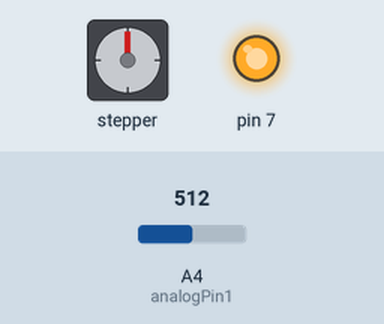
Recording of a sketch running on a simulated Arduino Uno, built with avr-gcc and run on an emulated ATmega328P. Parts: stepper motor, output pins drawn as LEDs (lit = HIGH). Inputs (shaded band) come from the test bench; at power-on: A4 (analogPin1) = 512. Stepper angles assume 200 steps per turn; what the sketch prints to the serial monitor is not drawn.

Above: at 1.2 s.
1.3 s: A4 (analogPin1) set to 1012
2.8 s: A4 (analogPin1) set to 1023
At 2.95 s:
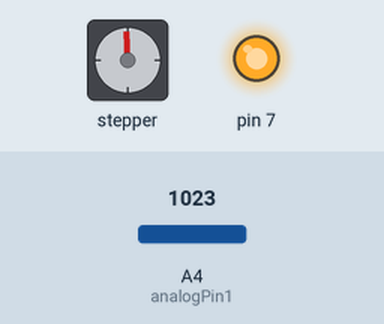
At 3.56 s:
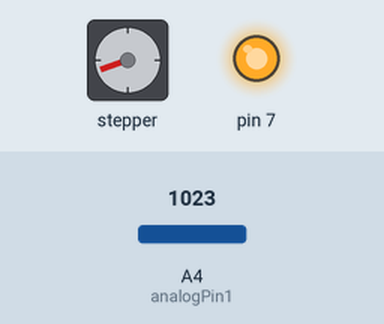
5.8 s: A4 (analogPin1) set to 900
At 7.3 s:
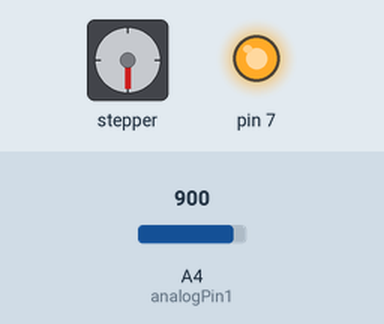
Timing chart, 0 to 8.8 s (numbered marks = the images above; inputs shaded):
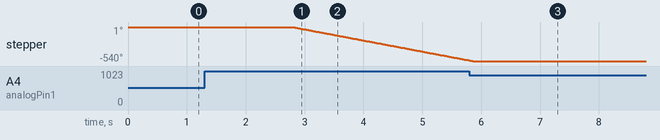

Measured:
- the behaviour switches between 1022 and 1023 on A4 (analogPin1) (found by bisection; images 0 and 1)
- after the input at 2.8 s, stepper: keeps turning counter-clockwise at about 177°/s, starting at once
- after the input at 5.8 s, stepper: goes on until 5.9 s, then stays -540°

The sketch:

Stepper_Lock_Unlock.ino
```cpp
/*
 Stepper Motor Control - one step at a time

 This program drives a unipolar or bipolar stepper motor.
 The motor is attached to digital pins 8 - 11 of the Arduino.

 The motor will step one step at a time, very slowly.  You can use this to
 test that you've got the four wires of your stepper wired to the correct
 pins. If wired correctly, all steps should be in the same direction.

 Use this also to count the number of steps per revolution of your motor,
 if you don't know it.  Then plug that number into the oneRevolution
 example to see if you got it right.

 Created 30 Nov. 2009
 by Tom Igoe

 */

#include <Stepper.h>

const int stepsPerRevolution = 200;  // change this to fit the number of steps per revolution
// for your motor
int analogPin1 = A4;
int analogPin2 = A2;
bool locked = true;

// initialize the stepper library on pins 8 through 11:
Stepper myStepper(stepsPerRevolution, 8, 9, 10, 11);

void setup() {
  // initialize the serial port:
  Serial.begin(9600);

    // initialize digital pin LED_BUILTIN as an output.
  pinMode(07, OUTPUT);
  digitalWrite(07, HIGH);
}

void loop() {

  int a1Value = (analogRead(analogPin1) / 1023) * 5;
  Serial.println(a1Value);
  if(a1Value > 2.5)
  {
    for(int i = 0; i < 50; i++){
        myStepper.step(-1);
        delay(10);
    }

    locked = false;
  }

  /*
  else if(a1Value > 2.5 && !locked)
  {
      for(int i =0; i < 50; i++){
        myStepper.step(1);
        delay(10);
    }

    locked = true;
  }
  */
}
```
